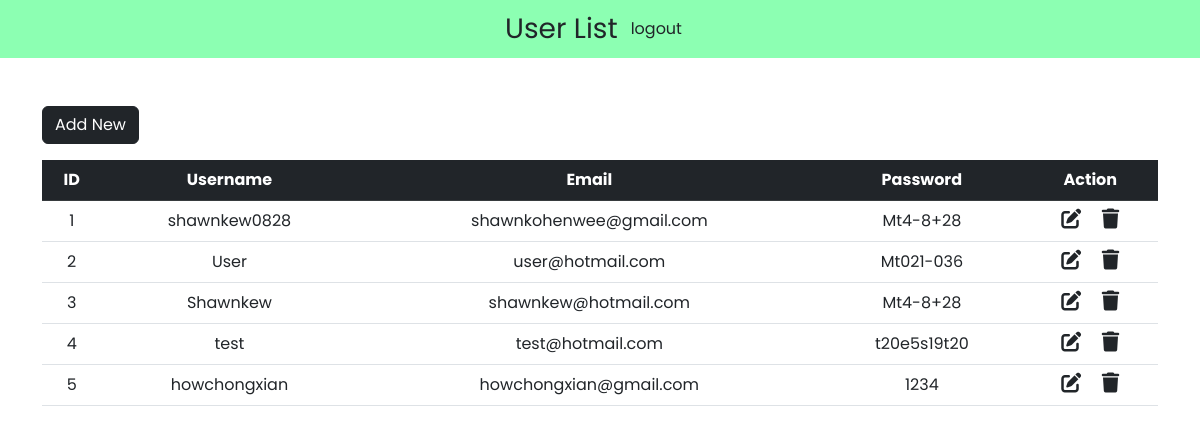
The page /admin/user.php on the database as committed earlier.
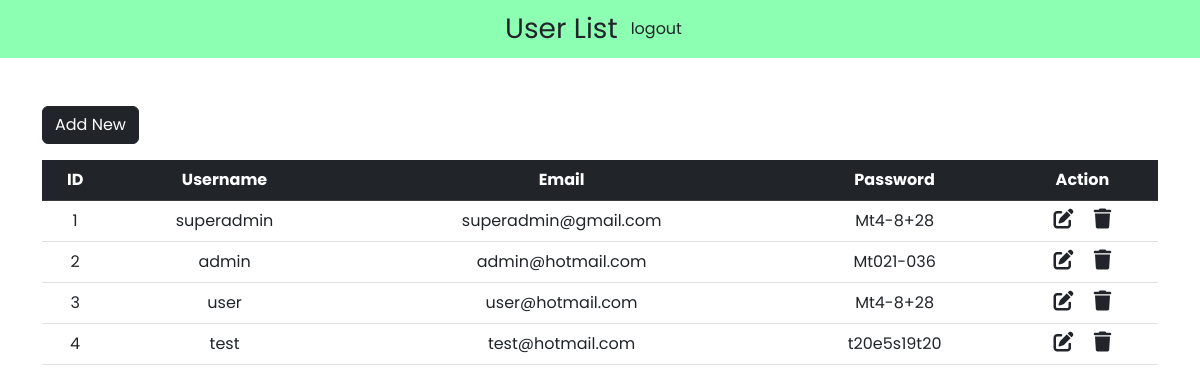
The same page on the database as committed later.
### tables this page shows
CREATE TABLE `user` (
  `id` int(5) NOT NULL,
  `username` varchar(25) NOT NULL,
  `email` varchar(50) NOT NULL,
  `password` varchar(20) NOT NULL,
  `role` varchar(255) NOT NULL
);

### admin/user.php (the view, shortened to what this page needs)
<?php
@include 'dataconnection.php';
?>
<!DOCTYPE html>
<html lang="en">
<head>
  <link href="https://cdn.jsdelivr.net/npm/bootstrap@5.2.3/dist/css/bootstrap.min.css" rel="stylesheet">
  <link rel="stylesheet" href="https://cdnjs.cloudflare.com/ajax/libs/font-awesome/6.4.0/css/all.min.css" />
  <link rel="stylesheet" href="admin_style.css">
</head>
<body>
  <nav class="navbar navbar-light justify-content-center fs-3 mb-5" style="background-color: #00ff5573;">
  User List
  <a href="admin.php" class="btn">logout</a>
  </nav>
  <div class="container">
    <a href="add_user.php" class="btn btn-dark mb-3">Add New</a>
    <table class="table table-hover text-center">
      <thead class="table-dark">
        <tr>
          <th scope="col">ID</th>
          <th scope="col">Username</th>
          <th scope="col">Email</th>
          <th scope="col">Password</th>
          <th scope="col">Action</th>
        </tr>
      </thead>
      <tbody>
        <?php
        $sql = "SELECT * FROM `user`";
        $result = mysqli_query($connect, $sql);
        while ($row = mysqli_fetch_assoc($result)) {
        ?>
          <tr>
            <td><?php echo $row["id"] ?></td>
            <td><?php echo $row["username"] ?></td>
            <td><?php echo $row["email"] ?></td>
            <td><?php echo $row["password"] ?></td>
            <td>
              <a href="admin_edit.php?id=<?php echo $row["id"] ?>" class="link-dark"><i class="fa-solid fa-pen-to-square fs-5 me-3"></i></a>
              <a href="admin_delete.php?id=<?php echo $row["id"] ?>" class="link-dark"><i class="fa-solid fa-trash fs-5"></i></a>
            </td>
          </tr>
        <?php
        }
        ?>
      </tbody>
    </table>
  </div>
</body>
</html>

Rows that differ between the two databases and show on the page:
removed user: id "5", username "howchongxian", email "howchongxian@gmail.com", password "1234"
changed user id 1: username "shawnkew0828" → "superadmin"; email "shawnkohenwee@gmail.com" → "superadmin@gmail.com"
changed user "Mt021-036": username "User" → "admin"; email "user@hotmail.com" → "admin@hotmail.com"
changed user id 3: username "Shawnkew" → "user"; email "shawnkew@hotmail.com" → "user@hotmail.com"
